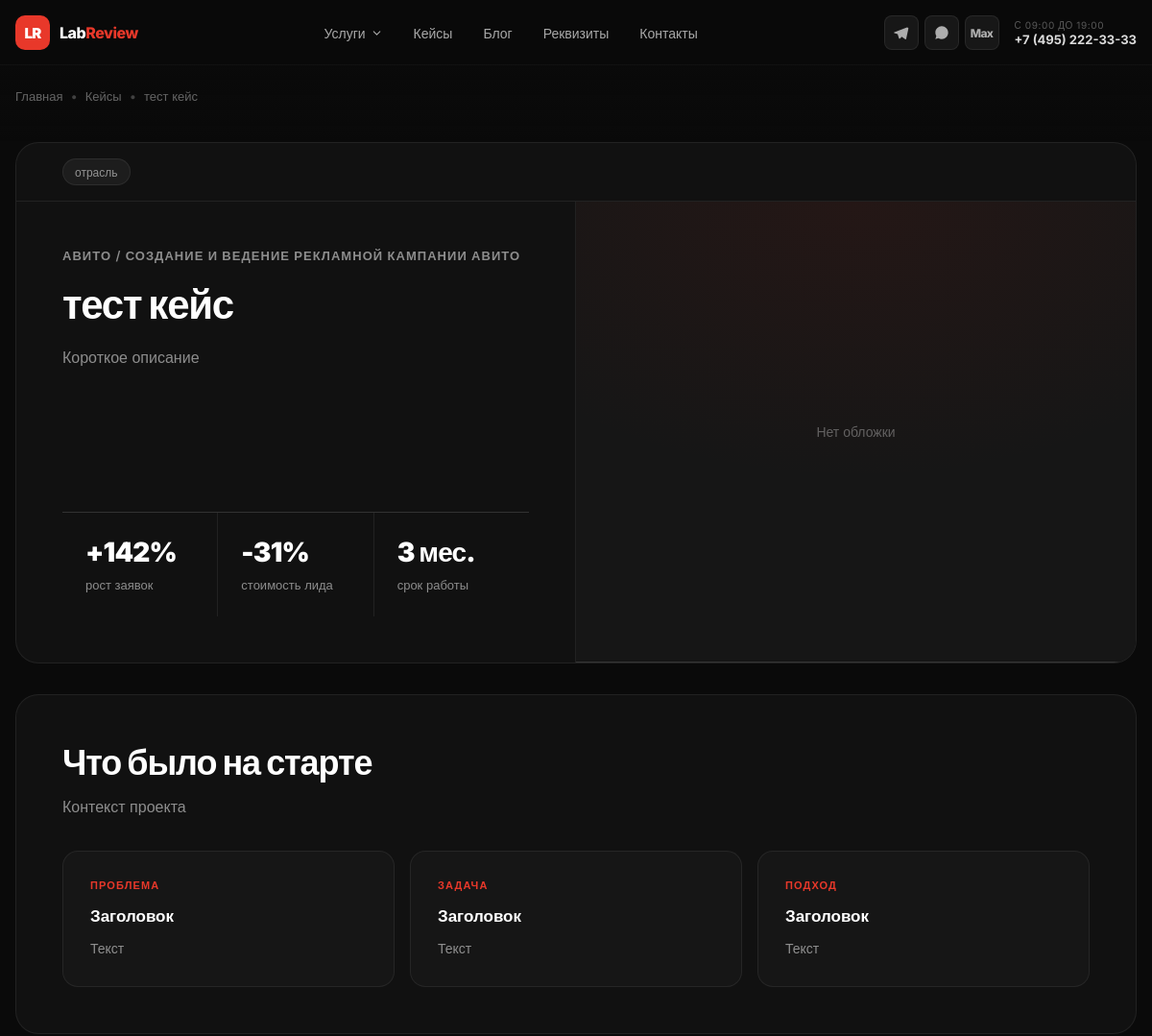
/cases/test-kejs/ (upper part), run on an earlier commit of the app's database.
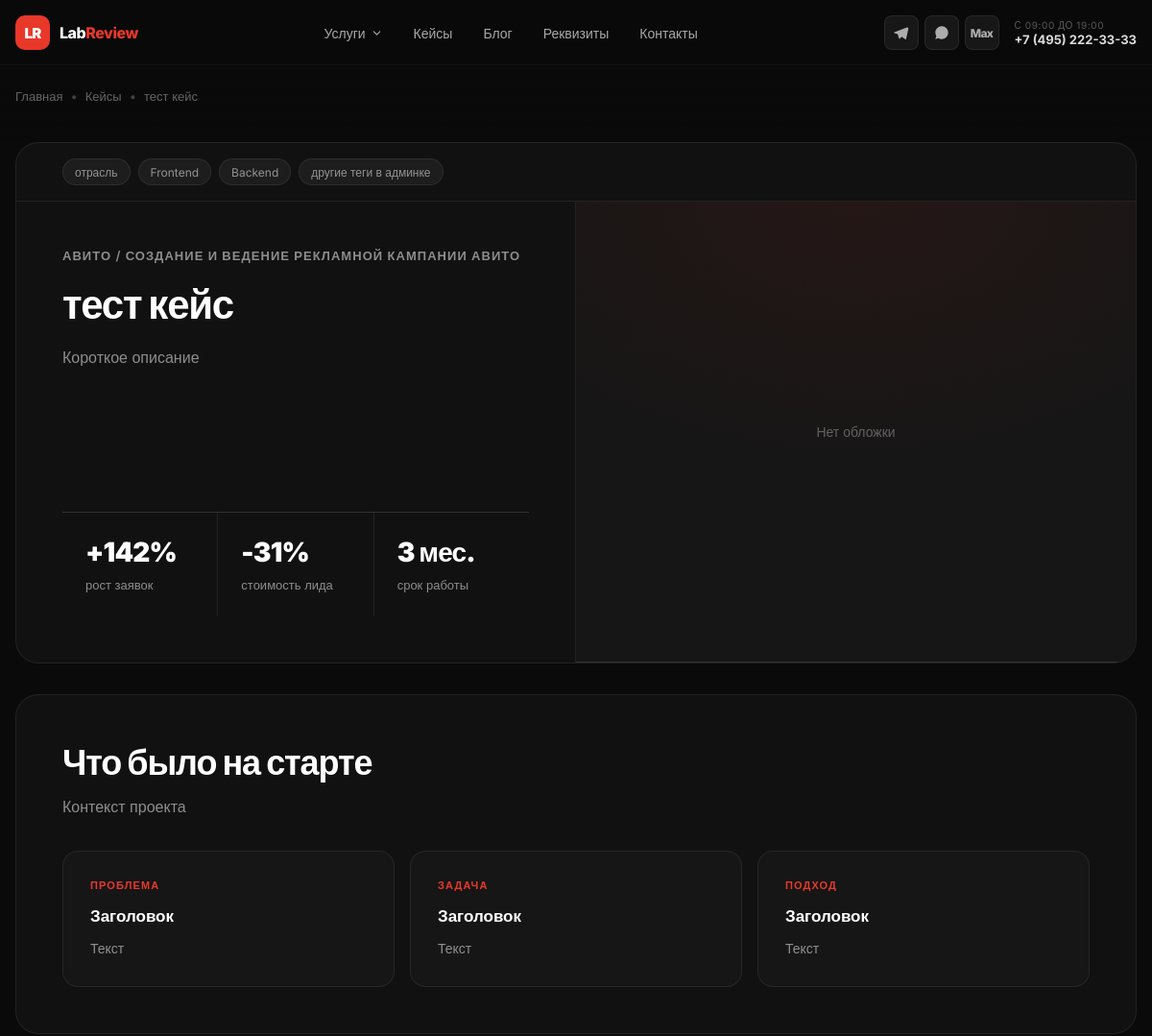
And on a later commit of the database.
### cases/models.py (models this page shows, shortened)
class Tag(models.Model):
	name = models.CharField('Название', max_length=100, unique=True)
	slug = models.SlugField(max_length=100, unique=True, blank=True)
	class Meta:
		verbose_name = 'Тег'
		verbose_name_plural = 'Теги'

### cases/views.py (the view)
# urls.py: path('<slug:slug>/', views.case_detail, name='detail'),
def case_detail(request, slug):
	case = get_object_or_404(Case, slug=slug, is_published=True)
	return render(request, 'cases/detail.html', {'case': case})

### cases/templates/cases/detail.html (shortened to what this page needs)
{% extends "cases/base.html" %}
{% block content %}
<main class="case-page">
	<div class="shell">
		<div class="breadcrumb">
			<a href="/">Главная</a>
			<span class="breadcrumb-sep">•</span>
			<a href="{% url 'cases:list' %}">Кейсы</a>
			<span class="breadcrumb-sep">•</span>
			<span>{{ case.title }}</span>
		</div>
		<div class="hero">
			<section class="hero-shell">
				<div class="hero-meta">
					{% if case.industry %}
					<span class="meta-tag">{{ case.industry }}</span>
					{% endif %}
					{% for tag in case.tags.all %}
					<span class="meta-tag">{{ tag.name }}</span>
					{% endfor %}
				</div>
				<div class="hero-grid">
					<div class="hero-content">
						<div>
							<div class="eyebrow">{{ case.get_direction_display }} / {{ case.get_service_display }}</div>
							<h1 class="hero-title">{{ case.title }}</h1>
							<p class="hero-desc">{{ case.description }}</p>
						</div>
						{% if case.metrics %}
						<div class="hero-stats">
							{% for metric in case.metrics|slice:":3" %}
							<div class="hero-stat">
								<strong>{{ metric.value }}</strong>
								<span>{{ metric.label }}</span>
							</div>
							{% endfor %}
						</div>
						{% endif %}
					</div>
					<div class="hero-preview">
						{% if case.cover %}
						<img class="hero-cover" src="{{ case.cover.url }}" alt="{{ case.title }}" />
						{% else %}
						<div class="hero-no-cover">Нет обложки</div>
						{% endif %}
						{% if case.metrics %}
						<div class="preview-metrics">
						</div>
						{% endif %}
					</div>
				</div>
			</section>
		</div>
		{% for block in case.blocks %}
			{% if block.type == 'info' %}
			<section class="section">
				<div class="section-shell">
					<div class="section-head">
						<h2 class="section-title">{{ block.title }}</h2>
						{% if block.text %}<p class="section-text">{{ block.text }}</p>{% endif %}
					</div>
					<div class="info-grid">
						{% for card in block.cards %}
						<article class="info-card">
							{% if card.kicker %}<div class="card-kicker">{{ card.kicker }}</div>{% endif %}
							<h3 class="card-title">{{ card.title }}</h3>
							<p class="card-text">{{ card.text }}</p>
						</article>
						{% endfor %}
					</div>
				</div>
			</section>
			{% endif %}
		{% endfor %}
	</div>
</main>
{% endblock %}

What changed in the data, as far as the page shows it:
added Tag: name "Frontend"
added Tag: name "Backend"
added Tag: name "другие теги в админке"
